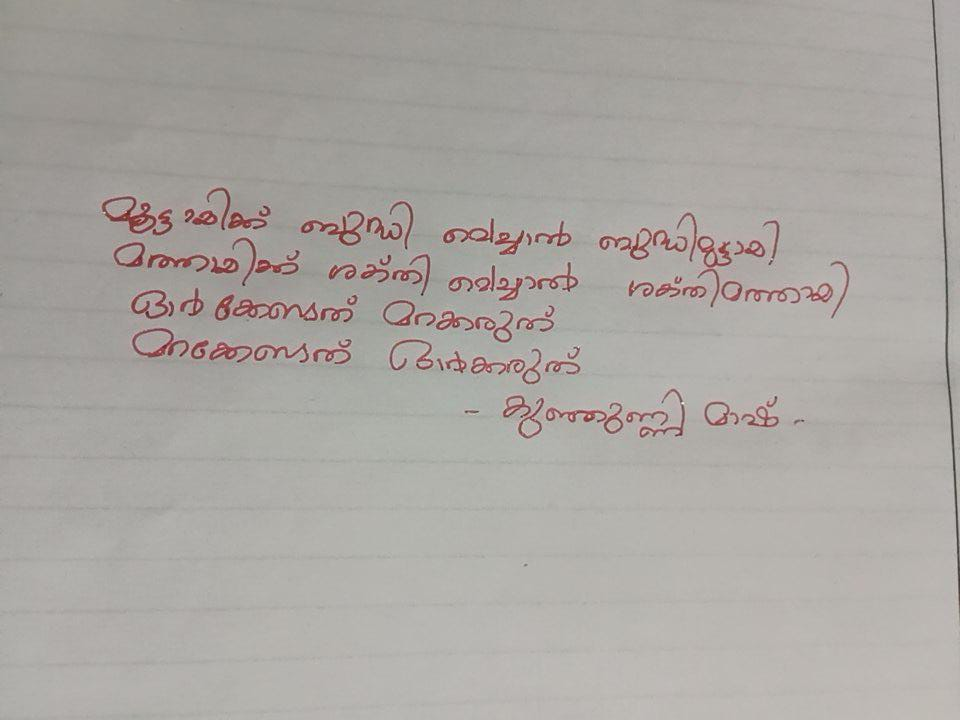
#> input picture WhatsApp Image 2025-01-10 at 19.12.55_7e7bd9c4.jpg, 960 x 720 px, found by its file name
$ jupyter execute --allow-errors char_segmentation.ipynb   (older library calls are emulated)
#> lines starting #> are read from the running program, lines starting #| are printed output that depends on the picture; after the words box and inside, x2 and y2 are one past the last pixel; in counts of white or black regions, pixels touching at a corner belong together
### ocr/page.py
# -*- coding: utf-8 -*-
"""
Crop background and transform perspective from the photo of page
"""
import numpy as np
import cv2

from .helpers import *

def detection(image, area_thresh = 0.5):
    """Finding Page."""
    small = resize(image)
    # Edge detection
    image_edges = _edges_detection(small, 200, 250)

    # Close gaps between edges (double page clouse => rectangle kernel)
    closed_edges = cv2.morphologyEx(image_edges,
                                    cv2.MORPH_CLOSE,
                                    np.ones((5, 11)))
    # Countours
    page_contour = _find_page_contours(closed_edges, small, area_thresh)

    # Recalculate to original scale
    page_contour = page_contour.dot(ratio(image, small.shape[0]))
    # Transform prespective
    new_image = _persp_transform(image, page_contour)
    return new_image


def _edges_detection(img, minVal, maxVal):
    """Preprocessing (gray, thresh, filter, border) + Canny edge detection."""
    img = cv2.cvtColor(img, cv2.COLOR_BGR2GRAY)

    img = cv2.bilateralFilter(img, 9, 75, 75)
    img = cv2.adaptiveThreshold(img, 255,
                                cv2.ADAPTIVE_THRESH_GAUSSIAN_C,
                                cv2.THRESH_BINARY, 115, 4)

    # Median blur replace center pixel by median of pixels under kelner
    # => removes thin details
    img = cv2.medianBlur(img, 11)

    # Add black border - detection of border touching pages
    img = cv2.copyMakeBorder(img, 5, 5, 5, 5,
                             cv2.BORDER_CONSTANT,
                             value=[0, 0, 0])
    return cv2.Canny(img, minVal, maxVal)


def _four_corners_sort(pts):
    """Sort corners in order: top-left, bot-left, bot-right, top-right."""
    diff = np.diff(pts, axis=1)
    summ = pts.sum(axis=1)
    return np.array([pts[np.argmin(summ)],
                     pts[np.argmax(diff)],
                     pts[np.argmax(summ)],
                     pts[np.argmin(diff)]])


def _contour_offset(cnt, offset):
    """Offset contour because of 5px border."""
    cnt += offset
    cnt[cnt < 0] = 0
    return cnt


def _find_page_contours(edges, img, area_thresh):
    """Finding corner points of page contour."""
    contours, hierarchy = cv2.findContours(edges,
                                                cv2.RETR_TREE,
                                                cv2.CHAIN_APPROX_SIMPLE)

    # Finding biggest rectangle otherwise return original corners
    height = edges.shape[0]
    width = edges.shape[1]
    MIN_COUNTOUR_AREA = height * width * area_thresh
    MAX_COUNTOUR_AREA = (width - 10) * (height - 10)

    max_area = MIN_COUNTOUR_AREA
    page_contour = np.array([[0, 0],
                             [0, height-5],
                             [width-5, height-5],
                             [width-5, 0]])

    for cnt in contours:
        perimeter = cv2.arcLength(cnt, True)
        approx = cv2.approxPolyDP(cnt, 0.03 * perimeter, True)

        # Page has 4 corners and it is convex
        if (len(approx) == 4 and
                cv2.isContourConvex(approx) and
                max_area < cv2.contourArea(approx) < MAX_COUNTOUR_AREA):

            max_area = cv2.contourArea(approx)
            page_contour = approx[:, 0]

    # Sort corners and offset them
    page_contour = _four_corners_sort(page_contour)
    return _contour_offset(page_contour, (-5, -5))


def _persp_transform(img, s_points):
    """Transform perspective from start points to target points."""
    # Euclidean distance - calculate maximum height and width
    height = max(np.linalg.norm(s_points[0] - s_points[1]),
                 np.linalg.norm(s_points[2] - s_points[3]))
    width = max(np.linalg.norm(s_points[1] - s_points[2]),
                 np.linalg.norm(s_points[3] - s_points[0]))

    # Create target points
    t_points = np.array([[0, 0],
                        [0, height],
                        [width, height],
                        [width, 0]], np.float32)

    # getPerspectiveTransform() needs float32
    if s_points.dtype != np.float32:
        s_points = s_points.astype(np.float32)

    M = cv2.getPerspectiveTransform(s_points, t_points)
    return cv2.warpPerspective(img, M, (int(width), int(height)))

### ocr/words.py
# -*- coding: utf-8 -*-
"""
Detect words on the page
return array of words' bounding boxes
"""
import numpy as np
import matplotlib.pyplot as plt
import cv2

from .helpers import *


def detection(image, join=False):
    """Detecting the words bounding boxes.
    Return: numpy array of bounding boxes [x, y, x+w, y+h]
    """
    # Preprocess image for word detection
    blurred = cv2.GaussianBlur(image, (1, 1), 1)
    edge_img = _edge_detect(blurred)
    ret, edge_img = cv2.threshold(edge_img, 80, 255, cv2.THRESH_BINARY)
    bw_img = cv2.morphologyEx(edge_img, cv2.MORPH_CLOSE,
                              np.ones((3,3), np.uint8))

    return _text_detect(bw_img, image, join)


# [21 lines left out: function sort_words, not called in this run]


def _edge_detect(im):
    """
    Edge detection using sobel operator on each layer individually.
    Sobel operator is applied for each image layer (RGB)
    """
    return np.max(np.array([_sobel_detect(im[:,:, 0]),
                            _sobel_detect(im[:,:, 1]),
                            _sobel_detect(im[:,:, 2])]), axis=0)


def _sobel_detect(channel):
    """Sobel operator."""
    sobelX = cv2.Sobel(channel, cv2.CV_16S, 1, 0)
    sobelY = cv2.Sobel(channel, cv2.CV_16S, 0, 1)
    sobel = np.hypot(sobelX, sobelY)
    sobel[sobel > 255] = 255
    return np.uint8(sobel)


# [40 lines left out: functions union, _intersect, _group_rectangles, not called in this run]


def _text_detect(img, image, join=False):
    """Text detection using contours."""
    small = resize(img, 2000)

    # Finding contours
    mask = np.zeros(small.shape, np.uint8)
    cnt, hierarchy = cv2.findContours(np.copy(small),
                                           cv2.RETR_CCOMP,
                                           cv2.CHAIN_APPROX_SIMPLE)

    index = 0
    boxes = []
    # Go through all contours in top level
    while (index >= 0):
        x,y,w,h = cv2.boundingRect(cnt[index])
        cv2.drawContours(mask, cnt, index, (255, 255, 255), cv2.FILLED)
        maskROI = mask[y:y+h, x:x+w]
        # Ratio of white pixels to area of bounding rectangle
        r = cv2.countNonZero(maskROI) / (w * h)

        # Limits for text
        if (r > 0.1
            and 1600 > w > 10
            and 1600 > h > 10
            and h/w < 3
            and w/h < 10
            and (60 // h) * w < 1000):
            boxes += [[x, y, w, h]]

        index = hierarchy[0][index][0]

    if join:
        # Need more work
        boxes = _group_rectangles(boxes)

    # image for drawing bounding boxes
    small = cv2.cvtColor(small, cv2.COLOR_GRAY2RGB)
    bounding_boxes = np.array([0,0,0,0])
    for (x, y, w, h) in boxes:
        cv2.rectangle(small, (x, y),(x+w,y+h), (0, 255, 0), 2)
        bounding_boxes = np.vstack((bounding_boxes,
                                    np.array([x, y, x+w, y+h])))

    implt(small, t='Bounding rectangles')

    boxes = bounding_boxes.dot(ratio(image, small.shape[0])).astype(np.int64)
    return boxes[1:]


# [64 lines left out: function textDetectWatershed, not called in this run]

### ocr/helpers.py
# -*- coding: utf-8 -*-
"""
Helper functions for ocr project
"""
import matplotlib.pyplot as plt
import numpy as np
import cv2


SMALL_HEIGHT = 800


def implt(img, cmp=None, t=''):
    """Show image using plt."""
    plt.imshow(img, cmap=cmp)
    plt.title(t)
    plt.show()


def resize(img, height=SMALL_HEIGHT, always=False):
    """Resize image to given height."""
    if (img.shape[0] > height or always):
        rat = height / img.shape[0]
        return cv2.resize(img, (int(rat * img.shape[1]), height))

    return img


def ratio(img, height=SMALL_HEIGHT):
    """Getting scale ratio."""
    return img.shape[0] / height


# [12 lines left out: function img_extend, not called in this run]

### ocr/tfhelpers.py
# -*- coding: utf-8 -*-
"""
Provide functions and classes:
Model       = Class for loading and using trained models from tensorflow
create_cell = function for creatting RNN cells with wrappers
"""
#import tensorflow as tf
import tensorflow.compat.v1 as tf
from tensorflow.python.ops.rnn_cell_impl import LSTMCell, ResidualWrapper, DropoutWrapper, MultiRNNCell

class Model():
    """Loading and running isolated tf graph."""
    def __init__(self, loc, operation='activation', input_name='x'):
        """
        loc: location of file containing saved model
        operation: name of operation for running the model
        input_name: name of input placeholder
        """
        self.input = input_name + ":0"
        self.graph = tf.Graph()
        self.sess = tf.Session(graph=self.graph)
        with self.graph.as_default():
            saver = tf.train.import_meta_graph(loc + '.meta', clear_devices=True)
            saver.restore(self.sess, loc)
            self.op = self.graph.get_operation_by_name(operation).outputs[0]

    def run(self, data):
        """Run the specified operation on given data."""
        return self.sess.run(self.op, feed_dict={self.input: data})

    def eval_feed(self, feed):
        """Run the specified operation with given feed."""
        return self.sess.run(self.op, feed_dict=feed)

    # [39 lines left out: functions run_op, _create_single_cell, create_cell, not called in this run]

### char_segmentation.ipynb
# Character Segmentation
Demonstrating usage of pretrained machine learning models.

[cell 1]
import sys
import numpy as np
import pandas as pd
import matplotlib.pyplot as plt
import tensorflow as tf
import cv2
# import slider

import ipywidgets as widgets
from IPython.display import display, clear_output

sys.path.append('src')
from ocr import page, words
from ocr.normalization import word_normalization
from ocr.tfhelpers import Model
from ocr.helpers import implt, resize

plt.rcParams['figure.figsize'] = (12.0, 9.0)

### Gloval Variables

[cell 2]
IMG = "text5"

## Load Image and Separate Words

[cell 3]
image = cv2.cvtColor(cv2.imread("D:/Projects/AIML/DIGILIPI/WhatsApp Image 2025-01-10 at 19.12.55_7e7bd9c4.jpg"), cv2.COLOR_BGR2RGB)
implt(image)

[cell 4]
# Crop image and get bounding boxes of words
crop = page.detection(image)
#> in _edges_detection, `img = cv2.adaptiveThreshold(img, 255, cv2.ADAPTIVE_THRESH_GAUSSIAN_C, ..`:
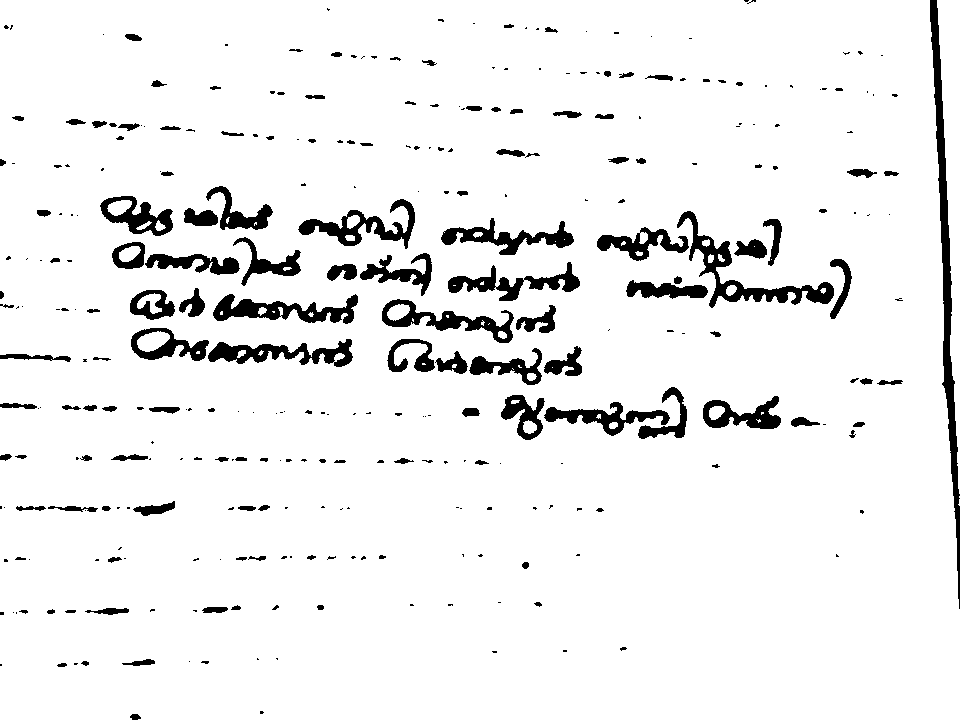
#> img: shape (720, 960); 93.5% white; 317 black regions (179 under 20 px), largest, box (x1, y1, x2, y2) and area: (930, 0, 960, 609) 4109, (677, 211, 834, 308) 2688, (213, 294, 358, 324) 2005
#> in detection, `closed_edges = cv2.morphologyEx(image_edges, cv2.MORPH_CLOSE, np.ones(..`:
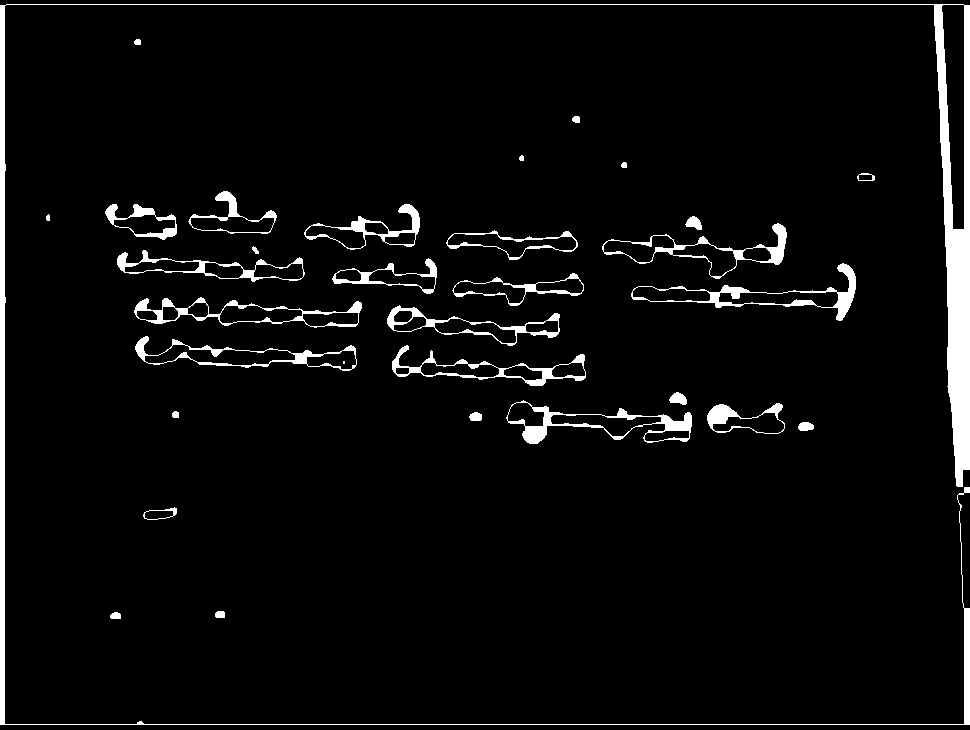
#> closed_edges: shape (730, 970); 4.5% white; 32 white regions (1 under 20 px)
#> in _find_page_contours, `contours, hierarchy = cv2.findContours(edges, cv2.RETR_TREE, cv2.CHAIN..`: contours = 72 contours, 3 with area under 20; largest, box (x1, y1, x2, y2) and area: (0, 4, 970, 725) 15102, (941, 4, 965, 230) 3805, (506, 400, 692, 444) 3472, (631, 263, 856, 321) 3376, (134, 297, 362, 328) 3253
#> the loop in _find_page_contours, `for cnt in contours:` made 72 passes
#> perimeter on passes 1 to 4: 28.49, 27.66, 81.21, 70.14
#> after the loop in _find_page_contours, `for cnt in contours:`: max_area = 354050
#> in _four_corners_sort, `diff = np.diff(pts, axis=1)`: diff = [0, 725, -240, -965]
#> in _four_corners_sort, `summ = pts.sum(axis=1)`: summ = [0, 725, 1690, 965]
#> in _contour_offset, `cnt += offset`: cnt = [[-5, -5], [-5, 720], [960, 720], [960, -5]]
#> in detection, `page_contour = _find_page_contours(closed_edges, small, area_thresh)`: page_contour = [[0, 0], [0, 720], [960, 720], [960, 0]]
#> in _persp_transform, `height = max(np.linalg.norm(s_points[0] - s_points[1]), np.linalg.norm..`: height = 720
#> in _persp_transform, `width = max(np.linalg.norm(s_points[1] - s_points[2]), np.linalg.norm(..`: width = 960
#> in _persp_transform, `t_points = np.array([[0, 0], [0, height], [width, height], [width, 0]]..`: t_points = [[0, 0], [0, 720], [960, 720], [960, 0]]
#> in _persp_transform, `M = cv2.getPerspectiveTransform(s_points, t_points)`: M = [[1, 0, 0], [0, 1, 0], [0, 0, 1]]
implt(crop)
bBoxes = words.detection(crop)
#> in _sobel_detect (call 2), `sobelY = cv2.Sobel(channel, cv2.CV_16S, 0, 1)`:
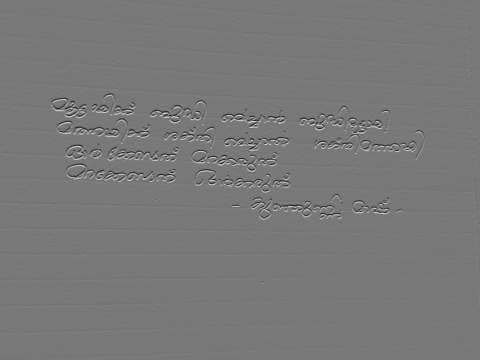
#> sobelY: shape (720, 960) int16 (shown at 1/2 size); min -473, max 526, mean 0.3; drawn with min black and max white
#> in _text_detect, `cnt, hierarchy = cv2.findContours(np.copy(small), cv2.RETR_CCOMP, cv2...`: cnt = 110 contours, 42 with area under 20; largest, box (x1, y1, x2, y2) and area: (596, 211, 834, 309) 5195, (99, 194, 241, 275) 3962, (130, 325, 353, 367) 3794, (501, 387, 687, 440) 3654, (387, 337, 582, 386) 3092
#> the loop in _text_detect, `while (index >= 0):` made 44 passes
#> (x, y, w, h, r, boxes, index) on pass 7: (501, 387, 186, 53, 0.407, [[703, 395, 77, 35], [501, 387, 186, 53]], 16)
#> after the loop in _text_detect, `while (index >= 0):`:
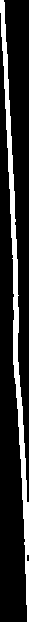
#> maskROI: shape (622, 29); 16.1% white; 1 white region, box (x1, y1, x2, y2) and area: (0, 0, 29, 622) 2911
#> after the loop in _text_detect, `while (index >= 0):`: boxes = 18 items, first 6: [703, 395, 77, 35], [501, 387, 186, 53], [387, 337, 195, 49], [130, 325, 223, 42], [380, 298, 178, 47], [214, 291, 146, 33]
#> the loop in _text_detect, `for (x, y, w, h) in boxes:` made 18 passes
#> after the loop in _text_detect, `for (x, y, w, h) in boxes:`:
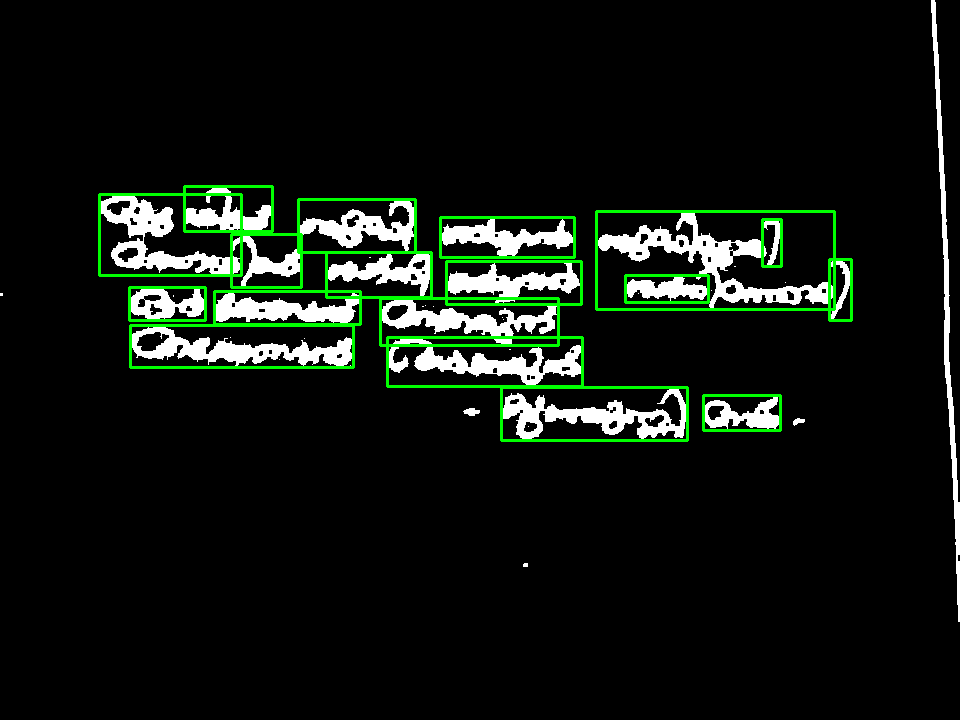
#> small: shape (720, 960, 3); mean B, G, R 16.1, 22.6, 16.1
#> after the loop in _text_detect, `for (x, y, w, h) in boxes:`: bounding_boxes = 19 rows, first 6: [0, 0, 0, 0], [703, 395, 780, 430], [501, 387, 687, 440], [387, 337, 582, 386], [130, 325, 353, 367], [380, 298, 558, 345]
#> in _text_detect, `boxes = bounding_boxes.dot(ratio(image, small.shape[0])).astype(np.int..`: boxes has the same summary as bounding_boxes
#> bBoxes = 18 rows, first 6: [703, 395, 780, 430], [501, 387, 687, 440], [387, 337, 582, 386], [130, 325, 353, 367], [380, 298, 558, 345], [214, 291, 360, 324]

## Load Trained Model

#> (a cell that did not finish here is left out)

print("Successfully loaded.")

## Applying Model

[cell 6]
class Cycler:
    """ Cycle through boxes, separate words """
    width = 60
    height = 60
    step = 2

    def __init__(self, image, boxes, idx):
        self.boxes = boxes       # Array of bounding boxes
        self.image = image       # Whole image
        self.index = idx         # Index of current bounding box
        self.actual = image      # Current image of word, drawing lines
        self.actualG = image     # Current slider image, evaluating
        self.nextImg(boxes)

    # [67 lines left out: function nextPos, not called in this run]


    def nextImg(self, b):
        """ Getting next image from the array """
        clear_output()

        if self.index < len(self.boxes):
            b = self.boxes[self.index]
            x1, y1, x2, y2 = b

            # Cuting out the word image and resizing to standard height
            img = self.image[y1:y2, x1:x2]
            img = resize(img, self.height, True)
            implt(img, t='Original')
            img = word_normalization(
                img,
                self.height,
                border=False,
                border_size=int(self.width/2),
                hyst_norm=True)
            implt(img, 'gray', 'normalize')

            self.actual = cv2.cvtColor(img, cv2.COLOR_GRAY2RGB)
            self.actualG = img

            self.nextPos()

            # Printing index for recovery
            print("Index: " + str(self.index))

            # Create button for cycling through images
            bNexi = widgets.Button(description="Next Image")
            bNexi.on_click(self.nextImg)
            display(bNexi)

            self.index += 1
            return 0
        else:
            print("END")
            return -1

[cell 7]
slider = [0, 10]

[cell 8]
# Class cycling through text positions
# Green - Gaps
# Red   - Characters
LAST_INDEX = 15
cycler = Cycler(crop, bBoxes, LAST_INDEX)
#> in __init__, `self.boxes = boxes`: self.boxes has the same summary as bBoxes outside __init__
#> in nextImg, `b = self.boxes[self.index]`: b = [298, 199, 415, 252]
#> in nextImg, `x1, y1, x2, y2 = b`: x1 = 298; y1 = 199; x2 = 415; y2 = 252
#> call 3 of resize, with height = 60, always = True
#> in resize (call 3), `return cv2.resize(img, (int(rat * img.shape[1]), height))`:
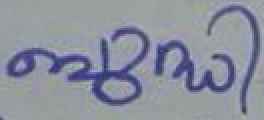
#> returned value: shape (60, 132, 3) (shown 2 times larger); mean of channels 0, 1, 2 157.1, 143.9, 139.7; drawn as B, G, R
